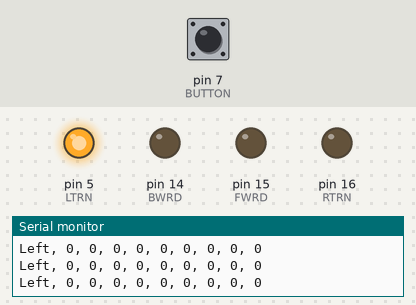
The sketch below on a simulated Arduino Uno, built with avr-gcc and run on an emulated ATmega328P. Parts: output pins drawn as LEDs (lit = HIGH), the last lines printed to the serial monitor. The test bench sets the inputs (shaded band); at power-on: pin 7 (BUTTON) LOW.

Above: at 1.2 s.
1.3 s: pin 7 (BUTTON) pulled HIGH for 3.2 s
At 5.5 s:
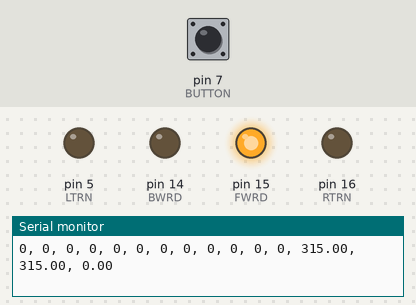
7.5 s: pin 7 (BUTTON) pulled HIGH for 0.15 s
At 9.6 s:
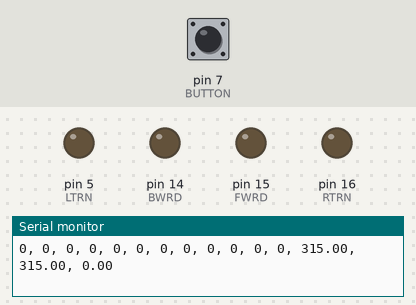
10.6 s: pin 7 (BUTTON) pulled HIGH for 1 s
At 12.1 s:
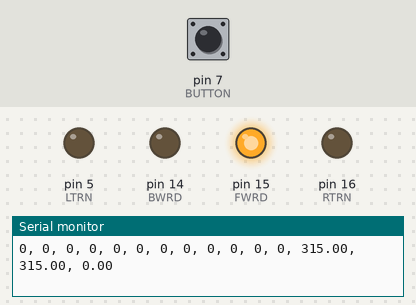
14.6 s: pin 7 (BUTTON) pulsed HIGH 2 times (0.12 s each, 0.3 s apart)
At 17.5 s:
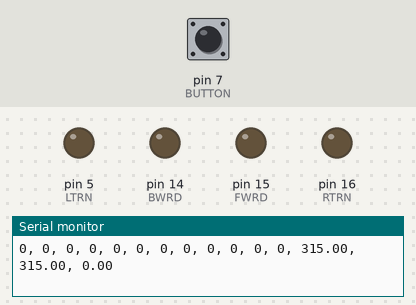
18.2 s: pin 7 (BUTTON) pulsed HIGH 5 times (0.12 s each, 0.3 s apart)
At 19.2 s:
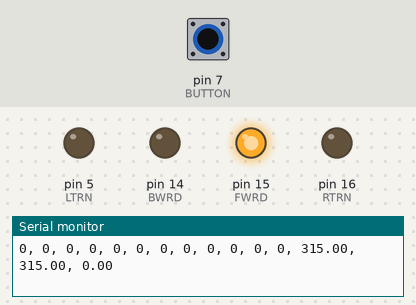
Timing chart, 0 to 21.3 s (numbered marks = the images above; inputs shaded):
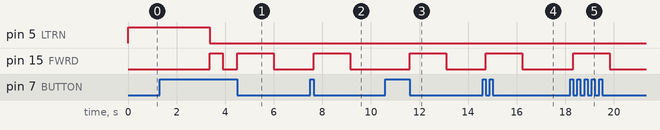

The sketch:

TurnTest.ino
```cpp
#include "Wire.h"
#include "I2Cdev.h"
#include "MPU9250.h"
#include <math.h>

const int LTRN = 5;
const int RTRN = 16;
const int FWRD = 15;
const int BWRD = 14;
const int BUTTON = 7;
//const int LED = 17;


int32_t mx_min = 32766, mx_max = -32766, mx_bias;
int32_t my_min = 32766, my_max = -32766, my_bias;
int32_t mz_min = 32766, mz_max = -32766, mz_bias;

int32_t cal_min, cal_max;

MPU9250 mag;
I2Cdev I2C_M;

void setup() {
  // put your setup code here, to run once:

  pinMode(LTRN, OUTPUT);
  pinMode(RTRN, OUTPUT);
  pinMode(FWRD, OUTPUT);
  pinMode(BWRD, OUTPUT);
//  pinMode(LED, OUTPUT);

  pinMode(BUTTON, INPUT);

  Wire.begin();
  mag.initialize();

  Serial.begin(9600);
}

float heading;
float desiredHeadings[] = {0, 90, 0, 270, 180};
float desiredHeading = -1.0;
int hIndex = 0;
float headingChange;
const int DESIRED_HEADING_LENGTH = 5;
const float DEADBAND = 15; //degree range for acceptable forward heading.
bool runMotors = false;
unsigned long startTime;

void calibrateMag(){
  int16_t ax, ay,az, gx, gy, gz, mx, my, mz;
//  digitalWrite(LED, LOW);
  while(digitalRead(BUTTON) == LOW){
    digitalWrite(LTRN, HIGH);
    mag.getMotion9(&ax, &ay, &az, &gx, &gy, &gz, &mx, &my, &mz);
    if(mx > mx_max) mx_max = mx;
    if(mx < mx_min) mx_min = mx;
    if(my > my_max) my_max = my;
    if(my < my_min) my_min = my;
    if(mz > mz_max) mz_max = mz;
    if(mz < mz_min) mz_min = mz;
    Serial.print("Left, ");
    Serial.print(mx);
    Serial.print(", ");
    Serial.print(my);
    Serial.print(", ");
    Serial.print(mz);
    Serial.print(", ");
    Serial.print(mx_max);
    Serial.print(", ");
    Serial.print(my_max);
    Serial.print(", ");
    Serial.print(mz_max);
    Serial.print(", ");
    Serial.print(mx_min);
    Serial.print(", ");
    Serial.print(my_min);
    Serial.print(", ");
    Serial.println(mz_min);
  }
  delay(500);
  while(digitalRead(BUTTON) == LOW){
    digitalWrite(RTRN, HIGH);
    digitalWrite(LTRN, LOW);
    mag.getMotion9(&ax, &ay, &az, &gx, &gy, &gz, &mx, &my, &mz);
    if(mx > mx_max) mx_max = mx;
    if(mx < mx_min) mx_min = mx;
    if(my > my_max) my_max = my;
    if(my < my_min) my_min = my;
    if(mz > mz_max) mz_max = mz;
    if(mz < mz_min) mz_min = mz;
    Serial.print("Right, ");
    Serial.print(mx);
    Serial.print(", ");
    Serial.print(my);
    Serial.print(", ");
    Serial.print(mz);
    Serial.print(", ");
    Serial.print(mx_max);
    Serial.print(", ");
    Serial.print(my_max);
    Serial.print(", ");
    Serial.print(mz_max);
    Serial.print(", ");
    Serial.print(mx_min);
    Serial.print(", ");
    Serial.print(my_min);
    Serial.print(", ");
    Serial.println(mz_min);
  }
  delay(500);
  while(digitalRead(BUTTON) == LOW){
    digitalWrite(RTRN, LOW);
    mag.getMotion9(&ax, &ay, &az, &gx, &gy, &gz, &mx, &my, &mz);
    if(mx > mx_max) mx_max = mx;
    if(mx < mx_min) mx_min = mx;
    if(my > my_max) my_max = my;
    if(my < my_min) my_min = my;
    if(mz > mz_max) mz_max = mz;
    if(mz < mz_min) mz_min = mz;
    Serial.print("Straight, ");
    Serial.print(mx);
    Serial.print(", ");
    Serial.print(my);
    Serial.print(", ");
    Serial.print(mz);
    Serial.print(", ");
    Serial.print(mx_max);
    Serial.print(", ");
    Serial.print(my_max);
    Serial.print(", ");
    Serial.print(mz_max);
    Serial.print(", ");
    Serial.print(mx_min);
    Serial.print(", ");
    Serial.print(my_min);
    Serial.print(", ");
    Serial.println(mz_min);
  }
  delay(50);
//  digitalWrite(LED, HIGH);

  mx_bias = (mx_min + mx_max) / 2;
  my_bias = (my_min + my_max) / 2;
  mz_bias = (mz_min + mz_max) / 2;

  mx_min -= mx_bias;
  mx_max -= mx_bias;
  my_min -= my_bias;
  my_max -= my_bias;
  mz_min -= mz_bias;
  mz_max -= mz_bias;

  cal_min = (mx_min + my_min + mz_min) / 3;
  cal_max = (mx_max + my_max + mz_max) / 3;
  startTime = millis();
}

void navigate(){
  int16_t ax, ay,az, gx, gy, gz, mx, my, mz;
  mag.getMotion9(&ax, &ay, &az, &gx, &gy, &gz, &mx, &my, &mz);
  int16_t mx_adjusted = map(mx - mx_bias, mx_min, mx_max, cal_min, cal_max);
  int16_t my_adjusted = map(my - my_bias, my_min, my_max, cal_min, cal_max);
  heading = atan2(-my_adjusted,mx_adjusted) * 180 / PI - 180;
  while(heading < 0) heading += 360;
  if(desiredHeading < 0){
    desiredHeading = heading;
  }
  Serial.print(mx);
  Serial.print(", ");
  Serial.print(my);
  Serial.print(", ");
  Serial.print(mz);
  Serial.print(", ");
  Serial.print(mx_max);
  Serial.print(", ");
  Serial.print(my_max);
  Serial.print(", ");
  Serial.print(mz_max);
  Serial.print(", ");
  Serial.print(mx_min);
  Serial.print(", ");
  Serial.print(my_min);
  Serial.print(", ");
  Serial.print(mz_min);
  Serial.print(", ");
  Serial.print(mx_bias);
  Serial.print(", ");
  Serial.print(my_bias);
  Serial.print(", ");
  Serial.print(mz_bias);
  Serial.print(", ");
  Serial.print(desiredHeading);
  Serial.print(", ");
  Serial.print(heading);
}

void guide(){
  headingChange = desiredHeading - heading;
  if(headingChange > 180) headingChange -= 360;
  if(headingChange < -180) headingChange += 360;
  Serial.print(", ");
  Serial.println(headingChange);
}

//340 - 0 is 340 (left turn)
//160 - 180 is -20 (left turn)

void control(){
  if(millis() - startTime >= 1500){
    digitalWrite(FWRD, LOW);
    if(digitalRead(BUTTON) == HIGH){
      while(digitalRead(BUTTON)==HIGH){
        delay(10);
        startTime = millis();
        desiredHeading = -1.0;
      }
    }
  }else{
    digitalWrite(FWRD, HIGH);
    if(hIndex >= DESIRED_HEADING_LENGTH){
      digitalWrite(FWRD, LOW);
      digitalWrite(RTRN, LOW);
      digitalWrite(LTRN, LOW);
      while(true){
      }
    }else if(abs(headingChange) >= DEADBAND / 2){
      //Time to TURN
      if(headingChange < 0){
        digitalWrite(LTRN, HIGH);
        digitalWrite(RTRN, LOW);
      }else{
        digitalWrite(LTRN, LOW);
        digitalWrite(RTRN, HIGH);
      }
    }else{
      digitalWrite(LTRN, LOW);
      digitalWrite(RTRN, LOW);
  //    digitalWrite(LED, LOW);
  //    delay(500); //Wait a discernible amount of time
  //    digitalWrite(LED, HIGH);
  //    hIndex++;
    }
  }
}

void loop() {
  calibrateMag();
  delay(1000); //give me a second to move my hand
  while(true){
    navigate();
    guide();
    control();
  }
}
```

Measured:
- after the input at 1.3 s, pin 5 (LTRN): HIGH → LOW after 2.1 s; pin 15 (FWRD): LOW → HIGH after 2.1 s, → LOW 0.53 s later, → HIGH 0.61 s later, → LOW 1.5 s later
- after the input at 7.5 s, pin 15 (FWRD): LOW → HIGH after 0.15 s, → LOW 1.5 s later
- after the input at 10.6 s, pin 15 (FWRD): LOW → HIGH after 1.0 s, → LOW 1.5 s later
- after the input at 14.6 s, pin 15 (FWRD): LOW → HIGH after 0.12 s, → LOW 1.5 s later
- after the input at 18.2 s, pin 15 (FWRD): LOW → HIGH after 0.13 s, → LOW 1.5 s later
